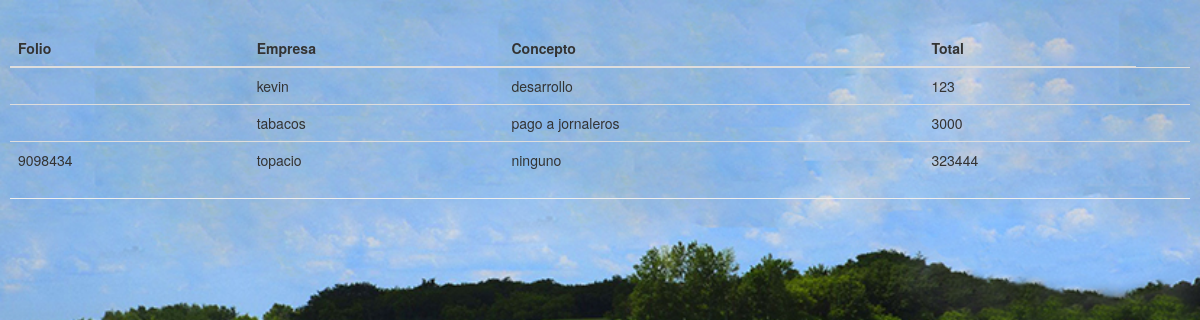
/gastos/proc.php, run on the app's committed database.
### tables this page shows
CREATE TABLE `gastos` (
  `pk_gasto` smallint(6) NOT NULL,
  `folio_gastos` varchar(15) NOT NULL,
  `folio_factura` text,
  `empresa` varchar(59) NOT NULL,
  `concepto` text NOT NULL,
  `total` float NOT NULL,
  `observaciones` text,
  `status` varchar(30) NOT NULL,
  `fecha_gasto` date NOT NULL
);

### gastos/proc.php (the view, shortened to what this page needs)
<?php
class gasto
{
	public function __construct()
	{
		$this ->_db = new mysqli("localhost", "root", "", "cosecha");
	}
}
class gastoModelo extends gasto
{
	public function get_gasto()
	{
		$q = $_POST['q'];
		$q=str_replace(" ","%","$q");
if(isset($_GET[$q]) and !preg_match_all('^ *$',$_GET[$q])){
		$result = $this->_db->query("SELECT * from gastos where empresa LIKE '%$q%' ");
		$gasto =$result->fetch_all(MYSQLI_ASSOC);
		return $gasto;
	}else	{
				$result = $this->_db->query("SELECT	 pk_gasto, folio_gastos, folio_factura, empresa, concepto, total, observaciones, status, fecha_gasto from gastos HAVING empresa like '%$q%' ");
		$gasto =$result->fetch_all(MYSQLI_ASSOC);
		return $gasto;
}
	}
}
$gastoModelo = new gastoModelo();
$a_gasto = $gastoModelo->get_gasto();
?>
<!DOCTYPE html>
<html lang="en">
<head>
	<link rel="stylesheet" href="../bootstrap/css/bootstrap.min.css" media="screen" title="no title" charset="utf-8">
    <link rel="stylesheet" type="text/css" href="../bootstrap/css/styleMenu.css" media="screen" charset="utf-8">
</head>
<body>
    <div class="row">
        <div class="col-lg-12 table-responsive">
            <table class="table table-hover" id="table">
                <thead>
                    <tr>
                        <th>Folio</th>
                        <th>Empresa</th>
                        <th>Concepto</th>
                        <th>Total</th>
                    </tr>
                </thead>
                <tbody>
                    <tr>
                      <?php	foreach($a_gasto as $row):?>
	<tr>
		<td><?php echo $row['folio_factura']; ?></td>
		<td><?php echo $row['empresa']; ?></td>
		<td><?php echo $row['concepto']; ?></td>
		<td><?php echo $row['total']; ?></td>
				<td>
		</td>
	</tr>
	<?php   endforeach; ?>
                    </tr>
                </tbody>
            </table>
            <hr>
        </div>
    </div>
</body>
</html>

### data on the page
gastos: empresa "kevin", concepto "desarrollo", total "123"
gastos: empresa "tabacos", concepto "pago a jornaleros", total "3000"
gastos: folio_factura "9098434", empresa "topacio", concepto "ninguno", total "323444"
